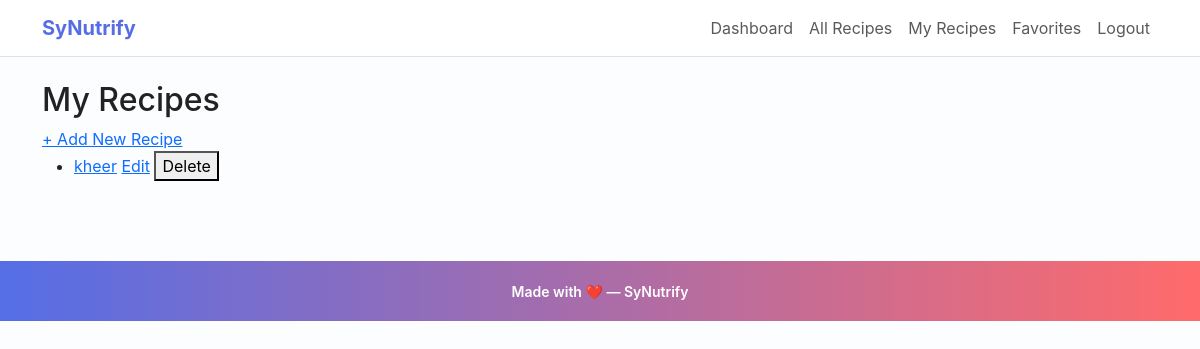
Before: /my_recipes (signed in) with the older database file.
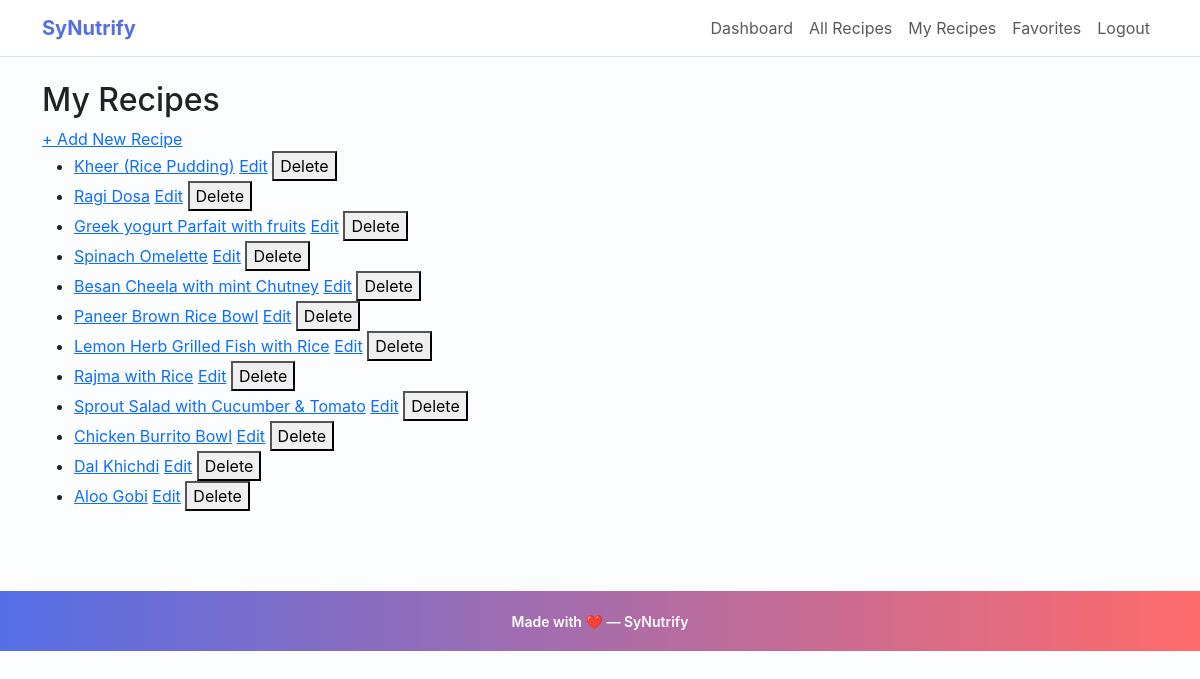
After: the same page with the newer database file.
### app.py (models this page shows)
class Recipe(db.Model):
    id = db.Column(db.Integer, primary_key=True)
    title = db.Column(db.String(150), nullable=False)
    image_url = db.Column(db.String(300))        # New: for recipe image
    ingredients = db.Column(db.Text, nullable=False)
    calories = db.Column(db.Float)
    proteins = db.Column(db.Float)
    fats = db.Column(db.Float)
    carbs = db.Column(db.Float)
    fibers = db.Column(db.Float)
    instructions = db.Column(db.Text, nullable=False)
    youtube_url = db.Column(db.String(300))
    user_id = db.Column(db.Integer, db.ForeignKey("user.id"), nullable=False)
    ratings = db.relationship("Rating", backref="recipe", lazy=True ,cascade="all, delete-orphan")
    comments = db.relationship("Comment", backref="recipe", lazy=True , cascade="all, delete-orphan")

### app.py (the view)
@app.route("/my_recipes")
@login_required
def my_recipes():
    user_recipes = Recipe.query.filter_by(user_id=current_user.id).all()
    return render_template("my_recipes.html", recipes=user_recipes)

### app.py (called while the page is built)
@app.context_processor
def inject_csrf_token():
    return dict(csrf_token=generate_csrf)

@login_manager.user_loader
def load_user(user_id):
    return User.query.get(int(user_id))

### templates/my_recipes.html (shortened to what this page needs)
{% extends "base.html" %}
{% block content %}
<h2>My Recipes</h2>
<a href="{{ url_for('add_recipe') }}">+ Add New Recipe</a>
<ul>
    {% for r in recipes %}
    <li>
        <a href="{{ url_for('recipe_detail', recipe_id=r.id) }}">{{ r.title }}</a>
        <a href="{{ url_for('edit_recipe', recipe_id=r.id) }}">Edit</a>
        <form action="{{ url_for('delete_recipe', recipe_id=r.id) }}" method="POST" style="display:inline" onsubmit="return confirm('Are you sure you want to delete this recipe?');">
            <button type="submit">Delete</button>
        </form>
    </li>
    {% else %}
    <li>You have not added any recipes yet.</li>
    {% endfor %}
</ul>
{% endblock %}

### templates/base.html (shortened to what this page needs)
<!doctype html>
<html lang="en">
  <head>
    <link href="https://cdn.jsdelivr.net/npm/bootstrap@5.3.0/dist/css/bootstrap.min.css" rel="stylesheet">
    <link rel="stylesheet" href="{{ url_for('static', filename='css/style.css') }}">
  </head>
  <body>
    <nav class="navbar navbar-expand-lg navbar-light bg-white border-bottom">
      <div class="container">
  <a class="navbar-brand" href="{{ url_for('index') }}">SyNutrify</a>
        <div class="collapse navbar-collapse" id="navCollapse">
          <ul class="navbar-nav ms-auto">
            {% if current_user.is_authenticated %}
              <li class="nav-item"><a class="nav-link" href="{{ url_for('dashboard') }}">Dashboard</a></li>
              <li class="nav-item"><a class="nav-link" href="{{ url_for('recipes') }}">All Recipes</a></li>
              <li class="nav-item"><a class="nav-link" href="{{ url_for('my_recipes') }}">My Recipes</a></li>
              <li class="nav-item"><a class="nav-link" href="{{ url_for('favorites') }}">Favorites</a></li>
              <li class="nav-item"><a class="nav-link" href="{{ url_for('logout') }}">Logout</a></li>
            {% else %}
              <li class="nav-item"><a class="nav-link" href="{{ url_for('login') }}">Login</a></li>
              <li class="nav-item"><a class="nav-link" href="{{ url_for('register') }}">Register</a></li>
            {% endif %}
          </ul>
        </div>
      </div>
    </nav>
    <div class="container py-4">
      {% block content %}{% endblock %}
    </div>
    <footer class="footer">
      <div class="container">
  <small>Made with ❤️ — SyNutrify</small>
      </div>
    </footer>
  </body>
</html>

### static/css/style.css (style rules this page uses)
body { background-color: #f7f8fb; color: #333; }
.navbar-brand { font-weight: 700; }
.footer { margin-top:40px; padding:20px 0; text-align:center; color:#777; }
:root { --primary:#ff6b6b; --accent:#556ee6; --muted:#6c757d; --card-bg:#ffffff; --page-bg:#fcfdff; }
body { background-color: var(--page-bg); color: #222; font-family: Inter, system-ui, -apple-system, 'Segoe UI', Roboto, 'Helvetica Neue', Arial; }
.navbar-brand { font-weight: 700; color: var(--accent) !important; }
.footer { margin-top:40px; padding:18px 0; text-align:center; color:#fff; background: linear-gradient(90deg,var(--accent), var(--primary)); }
.footer small { font-weight:600; }

Changed rows visible on the page:
removed Recipe: title "kheer"
added Recipe: title "Kheer (Rice Pudding)"
added Recipe: title "Ragi Dosa"
added Recipe: title "Greek yogurt Parfait with fruits"
added Recipe: title "Spinach Omelette"
added Recipe: title "Besan Cheela with mint Chutney"
added Recipe: title "Paneer Brown Rice Bowl"
added Recipe: title "Lemon Herb Grilled Fish with Rice"
added Recipe: title "Rajma with Rice"
added Recipe: title "Sprout Salad with Cucumber & Tomato"
added Recipe: title "Chicken Burrito Bowl"
added Recipe: title "Dal Khichdi"
added Recipe: title "Aloo Gobi"
